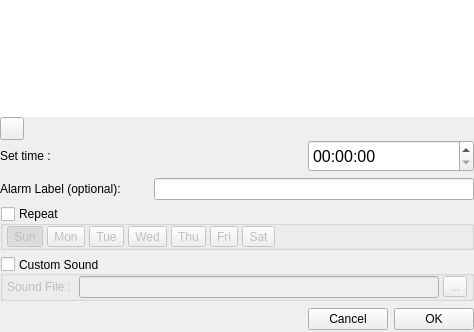
<?xml version="1.0" encoding="UTF-8"?>
<ui version="4.0">
 <class>alarmWidget</class>
 <widget class="QWidget" name="alarmWidget">
  <property name="geometry">
   <rect>
    <x>0</x>
    <y>0</y>
    <width>474</width>
    <height>332</height>
   </rect>
  </property>
  <property name="windowTitle">
   <string>Form</string>
  </property>
  <layout class="QVBoxLayout" name="verticalLayout">
   <property name="spacing">
    <number>0</number>
   </property>
   <property name="leftMargin">
    <number>0</number>
   </property>
   <property name="topMargin">
    <number>0</number>
   </property>
   <property name="rightMargin">
    <number>0</number>
   </property>
   <property name="bottomMargin">
    <number>0</number>
   </property>
   <item>
    <widget class="QStackedWidget" name="pages">
     <property name="sizePolicy">
      <sizepolicy hsizetype="Expanding" vsizetype="Expanding">
       <horstretch>0</horstretch>
       <verstretch>0</verstretch>
      </sizepolicy>
     </property>
     <property name="currentIndex">
      <number>1</number>
     </property>
     <widget class="QWidget" name="welcome">
      <property name="sizePolicy">
       <sizepolicy hsizetype="Expanding" vsizetype="Expanding">
        <horstretch>0</horstretch>
        <verstretch>0</verstretch>
       </sizepolicy>
      </property>
      <layout class="QVBoxLayout" name="verticalLayout_2">
       <property name="spacing">
        <number>0</number>
       </property>
       <property name="leftMargin">
        <number>0</number>
       </property>
       <property name="topMargin">
        <number>0</number>
       </property>
       <property name="rightMargin">
        <number>0</number>
       </property>
       <property name="bottomMargin">
        <number>0</number>
       </property>
       <item>
        <widget class="QLabel" name="welcomeString">
         <property name="font">
          <font>
           <pointsize>12</pointsize>
          </font>
         </property>
         <property name="text">
          <string>&lt;html&gt;&lt;head/&gt;&lt;body&gt;&lt;p&gt;No Alarm found.&lt;/p&gt;&lt;p&gt;Click the &amp;quot;Add&amp;quot; button to create a alarm.&lt;/p&gt;&lt;/body&gt;&lt;/html&gt;</string>
         </property>
         <property name="alignment">
          <set>Qt::AlignCenter</set>
         </property>
        </widget>
       </item>
      </layout>
     </widget>
     <widget class="QWidget" name="alarmItems">
      <layout class="QVBoxLayout" name="verticalLayout_4">
       <property name="spacing">
        <number>0</number>
       </property>
       <property name="leftMargin">
        <number>0</number>
       </property>
       <property name="topMargin">
        <number>0</number>
       </property>
       <property name="rightMargin">
        <number>0</number>
       </property>
       <property name="bottomMargin">
        <number>0</number>
       </property>
       <item>
        <widget class="QListWidget" name="alarmList">
         <property name="frameShape">
          <enum>QFrame::NoFrame</enum>
         </property>
         <property name="frameShadow">
          <enum>QFrame::Plain</enum>
         </property>
        </widget>
       </item>
      </layout>
     </widget>
    </widget>
   </item>
   <item>
    <layout class="QHBoxLayout" name="horizontalLayout_5">
     <item>
      <widget class="QToolButton" name="addAlarm">
       <property name="text">
        <string/>
       </property>
       <property name="icon">
        <iconset theme="document-new">
         <normaloff>.</normaloff>.</iconset>
       </property>
      </widget>
     </item>
     <item>
      <spacer name="horizontalSpacer_3">
       <property name="orientation">
        <enum>Qt::Horizontal</enum>
       </property>
       <property name="sizeHint" stdset="0">
        <size>
         <width>40</width>
         <height>20</height>
        </size>
       </property>
      </spacer>
     </item>
    </layout>
   </item>
   <item>
    <widget class="QWidget" name="configure" native="true">
     <layout class="QGridLayout" name="gridLayout">
      <property name="leftMargin">
       <number>0</number>
      </property>
      <property name="topMargin">
       <number>0</number>
      </property>
      <property name="rightMargin">
       <number>0</number>
      </property>
      <property name="bottomMargin">
       <number>0</number>
      </property>
      <item row="4" column="0">
       <widget class="QLabel" name="label_3">
        <property name="text">
         <string>Alarm Label (optional): </string>
        </property>
       </widget>
      </item>
      <item row="5" column="0" colspan="4">
       <widget class="QGroupBox" name="alarmRepeat">
        <property name="title">
         <string>Repeat</string>
        </property>
        <property name="flat">
         <bool>true</bool>
        </property>
        <property name="checkable">
         <bool>true</bool>
        </property>
        <property name="checked">
         <bool>false</bool>
        </property>
        <layout class="QHBoxLayout" name="horizontalLayout">
         <property name="spacing">
          <number>4</number>
         </property>
         <property name="leftMargin">
          <number>4</number>
         </property>
         <property name="topMargin">
          <number>0</number>
         </property>
         <property name="rightMargin">
          <number>4</number>
         </property>
         <property name="bottomMargin">
          <number>0</number>
         </property>
         <item>
          <widget class="QToolButton" name="r_sun">
           <property name="text">
            <string>Sun</string>
           </property>
           <property name="checkable">
            <bool>true</bool>
           </property>
           <property name="checked">
            <bool>true</bool>
           </property>
          </widget>
         </item>
         <item>
          <widget class="QToolButton" name="r_mon">
           <property name="text">
            <string>Mon</string>
           </property>
           <property name="checkable">
            <bool>true</bool>
           </property>
          </widget>
         </item>
         <item>
          <widget class="QToolButton" name="r_tue">
           <property name="text">
            <string>Tue</string>
           </property>
           <property name="checkable">
            <bool>true</bool>
           </property>
          </widget>
         </item>
         <item>
          <widget class="QToolButton" name="r_wed">
           <property name="text">
            <string>Wed</string>
           </property>
           <property name="checkable">
            <bool>true</bool>
           </property>
          </widget>
         </item>
         <item>
          <widget class="QToolButton" name="r_thu">
           <property name="text">
            <string>Thu</string>
           </property>
           <property name="checkable">
            <bool>true</bool>
           </property>
          </widget>
         </item>
         <item>
          <widget class="QToolButton" name="r_fri">
           <property name="text">
            <string>Fri</string>
           </property>
           <property name="checkable">
            <bool>true</bool>
           </property>
          </widget>
         </item>
         <item>
          <widget class="QToolButton" name="r_sat">
           <property name="text">
            <string>Sat</string>
           </property>
           <property name="checkable">
            <bool>true</bool>
           </property>
          </widget>
         </item>
         <item>
          <spacer name="horizontalSpacer_4">
           <property name="orientation">
            <enum>Qt::Horizontal</enum>
           </property>
           <property name="sizeHint" stdset="0">
            <size>
             <width>40</width>
             <height>20</height>
            </size>
           </property>
          </spacer>
         </item>
        </layout>
       </widget>
      </item>
      <item row="6" column="0" colspan="4">
       <widget class="QGroupBox" name="alarmSound">
        <property name="title">
         <string>Custom Sound</string>
        </property>
        <property name="alignment">
         <set>Qt::AlignLeading|Qt::AlignLeft|Qt::AlignVCenter</set>
        </property>
        <property name="flat">
         <bool>true</bool>
        </property>
        <property name="checkable">
         <bool>true</bool>
        </property>
        <property name="checked">
         <bool>false</bool>
        </property>
        <layout class="QHBoxLayout" name="horizontalLayout_2">
         <property name="spacing">
          <number>4</number>
         </property>
         <property name="leftMargin">
          <number>4</number>
         </property>
         <property name="topMargin">
          <number>0</number>
         </property>
         <property name="rightMargin">
          <number>4</number>
         </property>
         <property name="bottomMargin">
          <number>0</number>
         </property>
         <item>
          <widget class="QLabel" name="label_2">
           <property name="text">
            <string>Sound File : </string>
           </property>
          </widget>
         </item>
         <item>
          <widget class="QLineEdit" name="alarmSoundFile"/>
         </item>
         <item>
          <widget class="QToolButton" name="browseAlarmSound">
           <property name="text">
            <string>...</string>
           </property>
          </widget>
         </item>
        </layout>
       </widget>
      </item>
      <item row="7" column="2">
       <widget class="QPushButton" name="cancel">
        <property name="sizePolicy">
         <sizepolicy hsizetype="Fixed" vsizetype="Fixed">
          <horstretch>0</horstretch>
          <verstretch>0</verstretch>
         </sizepolicy>
        </property>
        <property name="text">
         <string>Cancel</string>
        </property>
       </widget>
      </item>
      <item row="4" column="1" colspan="3">
       <widget class="QLineEdit" name="alarmLabel"/>
      </item>
      <item row="7" column="3">
       <widget class="QPushButton" name="done">
        <property name="sizePolicy">
         <sizepolicy hsizetype="Fixed" vsizetype="Fixed">
          <horstretch>0</horstretch>
          <verstretch>0</verstretch>
         </sizepolicy>
        </property>
        <property name="text">
         <string>OK</string>
        </property>
       </widget>
      </item>
      <item row="7" column="0" colspan="2">
       <spacer name="horizontalSpacer_5">
        <property name="orientation">
         <enum>Qt::Horizontal</enum>
        </property>
        <property name="sizeHint" stdset="0">
         <size>
          <width>283</width>
          <height>25</height>
         </size>
        </property>
       </spacer>
      </item>
      <item row="3" column="2" colspan="2">
       <widget class="QTimeEdit" name="alarmDateTime">
        <property name="minimumSize">
         <size>
          <width>155</width>
          <height>32</height>
         </size>
        </property>
        <property name="font">
         <font>
          <pointsize>12</pointsize>
         </font>
        </property>
       </widget>
      </item>
      <item row="3" column="0" colspan="2">
       <widget class="QLabel" name="label">
        <property name="text">
         <string>Set time :</string>
        </property>
       </widget>
      </item>
     </layout>
    </widget>
   </item>
  </layout>
 </widget>
 <resources/>
 <connections/>
</ui>
